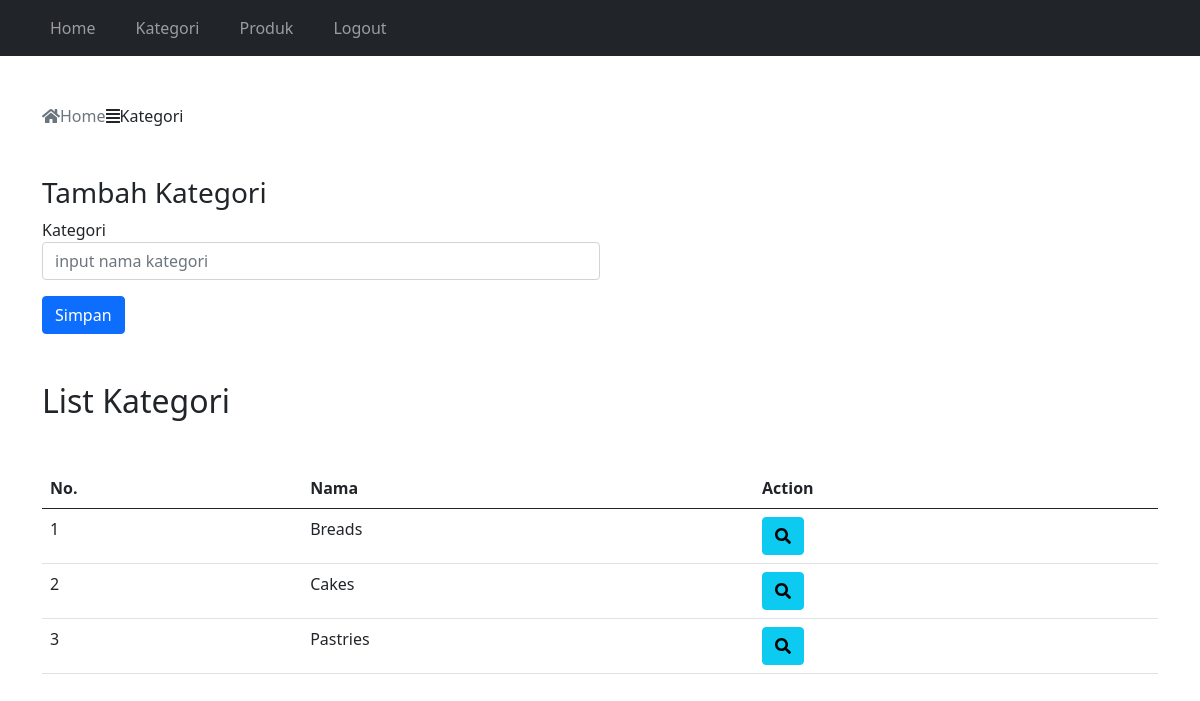
Page /adminpanel/kategori.php (signed in) on the committed database.
### tables this page shows
CREATE TABLE kategori (
    id INT PRIMARY KEY AUTO_INCREMENT,
    nama VARCHAR(255) NOT NULL UNIQUE
);

### adminpanel/kategori.php (the view, shortened to what this page needs)
<?php
    require "../koneksi.php";
    $queryKategori = mysqli_query($con, "SELECT * FROM kategori");
    $jumlahKategori = mysqli_num_rows($queryKategori);
?>
<!DOCTYPE html>
<html lang="en">
<head>
    <link href="https://cdn.jsdelivr.net/npm/bootstrap@5.0.2/dist/css/bootstrap.min.css" rel="stylesheet">
    <link rel="stylesheet" href="../fontawesome/css/fontawesome.min.css">
</head>
<body>
	<?php require "navbar.php"; ?>
	<div class="container mt-5">
		 <nav aria-label="breadcumb">
            <ol class="breadcrumb">
                <li class="breadcumb-item active" aria-current="page">
                    <a href="../adminpanel" class="no-decoration text-muted">
                        <i class="fas fa-home"></i>Home
                    </a>
               </li>
                <li class="breadcumb-item active" aria-current="page">
                    <i class="fas fa-align-justify"></i>Kategori
                </li>
            </ol>
        </nav>
        <div class="my-5 col-12 col-md-6">
            <h3> Tambah Kategori </h3>
            <form action="" method="post">
                <div>
                    <label for="kategori">Kategori</label>
                    <input type="text" id="kategori" name="kategori" placeholder="input nama kategori" class="form-control">
                </div>
                <div class="mt-3">
                    <button class="btn btn-primary" type="submit" name="simpan_Kategori">Simpan</button>
                </div>
            </form>
        </div>
        <div class="mt-3">
            <h2>List Kategori</h2>
            <div class="table-responsive mt-5">
                <table class="table">
                    <thead>
                        <tr>
                            <th>No.</th>
                            <th>Nama</th>
                            <th>Action</th>
                        </tr>
                    </thead>
                    <tbody>
                        <?php
                            if($jumlahKategori == 0){
                        ?>
                            <tr>
                                <td colspan=3 class="text-center">Data Kategori tidak tersedia</td>
                            </tr>
                        <?php
                            }
                            else{
                                $jumlah = 1;
                                while($data=mysqli_fetch_array($queryKategori)){
                        ?>
                            <tr>
                                <td><?php echo $jumlah; ?></td>
                                <td><?php echo $data['nama']; ?></td>
                                <td>
                                    <a href="kategori-detail.php?p=<?php echo $data['id']; ?>" class="btn btn-info"><i class="fas fa-search"></i></a>
                                </td>
                            </tr>
                        <?php
                                $jumlah++;
                                }
                            }
                        ?>
                    </tbody>
                </table>
            </div>
        </div>
    </div>
</body>
</html>

### adminpanel/kategori.php (style rules this page uses)
.no-decoration { text-decoration: none; }

### rows in the picture
kategori: nama "Breads"
kategori: nama "Cakes"
kategori: nama "Pastries"
